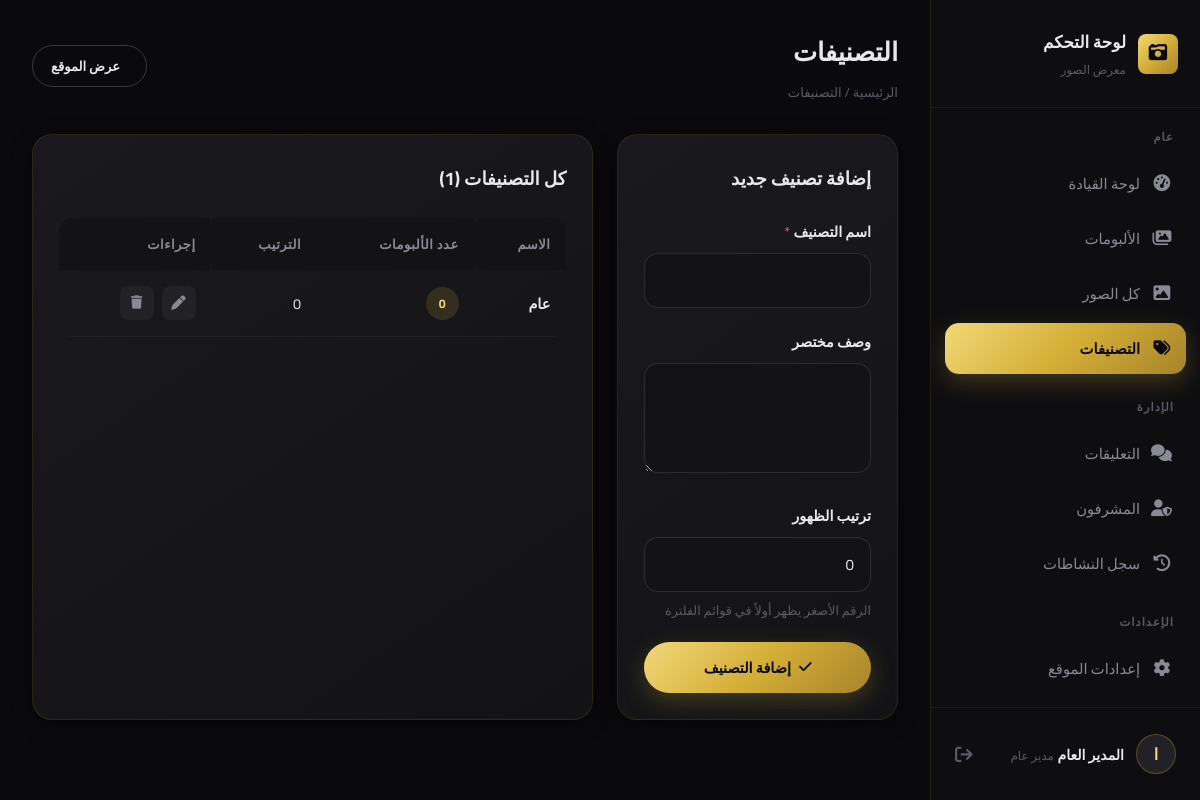
The app's page /admin/categories.php (signed in) with its own data.
### tables this page shows
CREATE TABLE IF NOT EXISTS categories (
    id INT AUTO_INCREMENT PRIMARY KEY,
    name VARCHAR(100) NOT NULL,
    slug VARCHAR(120) NOT NULL UNIQUE,
    description TEXT DEFAULT NULL,
    sort_order INT DEFAULT 0,
    created_at DATETIME DEFAULT CURRENT_TIMESTAMP
);

### config/database.php (called while the page is built, shortened)
<?php
class Database
{
    private static ?PDO $instance = null;
    public static function getInstance(): PDO
    {
        if (self::$instance === null) {
            try {
                $dsn = "mysql:host=" . DB_HOST . ";dbname=" . DB_NAME . ";charset=" . DB_CHARSET;
                $options = [
                    PDO::ATTR_ERRMODE => PDO::ERRMODE_EXCEPTION,
                    PDO::ATTR_DEFAULT_FETCH_MODE => PDO::FETCH_ASSOC,
                    PDO::ATTR_EMULATE_PREPARES => false,
                ];
                self::$instance = new PDO($dsn, DB_USER, DB_PASS, $options);
            } catch (PDOException $e) {
                die('فشل الاتصال بقاعدة البيانات: ' . $e->getMessage());
            }
        }
        return self::$instance;
    }
}

### includes/functions.php (called while the page is built, shortened)
<?php
require_once __DIR__ . '/../config/database.php';
function e(string $string): string
{
    return htmlspecialchars($string, ENT_QUOTES, 'UTF-8');
}
function getCurrentAdmin(): ?array
{
    $db = Database::getInstance();
    $stmt = $db->prepare('SELECT * FROM admins WHERE id = ? AND is_active = 1');
    $stmt->execute([$_SESSION['admin_id']]);
    $admin = $stmt->fetch();
    return $admin ?: null;
}
function hasPermission(string $permissionKey): bool
{
    $admin = getCurrentAdmin();
    if ($admin['role'] === 'super_admin') {
        return true;
    }
    $db = Database::getInstance();
    $stmt = $db->prepare('SELECT COUNT(*) as cnt FROM admin_permissions WHERE admin_id = ? AND permission_key = ?');
    $stmt->execute([$admin['id'], $permissionKey]);
    $result = $stmt->fetch();
    return $result['cnt'] > 0;
}

### includes/permissions.php (called while the page is built, shortened)
<?php
function roleLabel(string $role): string
{
    return match ($role) {
        'super_admin' => 'مدير عام',
        'admin' => 'مشرف',
        'editor' => 'محرر',
        default => $role,
    };
}

### admin/categories.php (the view, shortened to what this page needs)
<?php
require_once __DIR__ . '/../includes/functions.php';
require_once __DIR__ . '/../includes/permissions.php';
$db = Database::getInstance();
$editCategory = null;
$categories = $db->query('
    SELECT c.*, (SELECT COUNT(*) FROM albums WHERE category_id = c.id) as albums_count
    FROM categories c
    ORDER BY c.sort_order ASC, c.name ASC
')->fetchAll();
$pageTitle = 'التصنيفات';
$breadcrumb = 'الرئيسية / التصنيفات';
require_once __DIR__ . '/includes/admin-header.php';
?>
<div style="display:grid;grid-template-columns:1fr 2fr;gap:24px;">
    <div class="card">
        <div class="card-header">
            <span class="card-title"><?= $editCategory ? 'تعديل التصنيف' : 'إضافة تصنيف جديد' ?></span>
        </div>
        <form method="post">
            <div class="form-group">
                <label class="form-label">اسم التصنيف <span class="required">*</span></label>
                <input type="text" name="name" class="form-control" required value="<?= e($editCategory['name'] ?? '') ?>">
            </div>
            <div class="form-group">
                <label class="form-label">وصف مختصر</label>
                <textarea name="description" class="form-control"><?= e($editCategory['description'] ?? '') ?></textarea>
            </div>
            <div class="form-group">
                <label class="form-label">ترتيب الظهور</label>
                <input type="number" name="sort_order" class="form-control" value="<?= (int) ($editCategory['sort_order'] ?? 0) ?>">
                <p class="form-hint">الرقم الأصغر يظهر أولاً في قوائم الفلترة</p>
            </div>
            <button type="submit" class="btn btn-primary btn-block">
                <i class="fa-solid fa-check"></i> <?= $editCategory ? 'حفظ التعديلات' : 'إضافة التصنيف' ?>
            </button>
        </form>
    </div>
    <div class="card">
        <div class="card-header">
            <span class="card-title">كل التصنيفات (<?= count($categories) ?>)</span>
        </div>
        <?php if (empty($categories)): ?>
            <div class="empty-state">
                <i class="fa-solid fa-tags"></i>
                <h3>لا توجد تصنيفات بعد</h3>
            </div>
        <?php else: ?>
        <div class="table-wrapper">
            <table>
                <thead>
                    <tr><th>الاسم</th><th>عدد الألبومات</th><th>الترتيب</th><th>إجراءات</th></tr>
                </thead>
                <tbody>
                    <?php foreach ($categories as $cat): ?>
                    <tr>
                        <td><strong><?= e($cat['name']) ?></strong></td>
                        <td><span class="badge badge-gold"><?= (int) $cat['albums_count'] ?></span></td>
                        <td><?= (int) $cat['sort_order'] ?></td>
                        <td>
                            <div class="action-icons">
                                <a href="?edit=<?= (int) $cat['id'] ?>" class="action-icon-btn edit" title="تعديل"><i class="fa-solid fa-pen"></i></a>
                                <form method="post" style="display:inline;">
                                    <button type="button" class="action-icon-btn delete" title="حذف"
                                        data-confirm-delete="هل تريد حذف تصنيف «<?= e($cat['name']) ?>»؟ ستصبح ألبوماته بدون تصنيف.">
                                        <i class="fa-solid fa-trash"></i>
                                    </button>
                                </form>
                            </div>
                        </td>
                    </tr>
                    <?php endforeach; ?>
                </tbody>
            </table>
        </div>
        <?php endif; ?>
    </div>
</div>
<?php require_once __DIR__ . '/includes/admin-footer.php'; ?>

### admin/includes/admin-header.php (shortened to what this page needs)
<?php
$currentAdmin = getCurrentAdmin();
$currentFile = basename($_SERVER['PHP_SELF']);
$pendingCommentsCount = 0;
if (hasPermission('manage_comments')) {
    $pendingCommentsCount = (int) Database::getInstance()
        ->query('SELECT COUNT(*) as cnt FROM comments WHERE is_approved = 0')
        ->fetch()['cnt'];
}
$navItems = [
    'general' => [
        'label' => 'عام',
        'items' => [
            ['file' => 'index.php', 'icon' => 'fa-gauge-high', 'label' => 'لوحة القيادة', 'perm' => null],
            ['file' => 'albums.php', 'icon' => 'fa-images', 'label' => 'الألبومات', 'perm' => 'manage_albums', 'match' => ['albums.php', 'album-edit.php', 'album-photos.php']],
            ['file' => 'photos.php', 'icon' => 'fa-image', 'label' => 'كل الصور', 'perm' => 'manage_albums'],
            ['file' => 'categories.php', 'icon' => 'fa-tags', 'label' => 'التصنيفات', 'perm' => 'manage_categories'],
        ]
    ],
    'management' => [
        'label' => 'الإدارة',
        'items' => [
            ['file' => 'comments.php', 'icon' => 'fa-comments', 'label' => 'التعليقات', 'perm' => 'manage_comments', 'badge' => $pendingCommentsCount],
            ['file' => 'admins.php', 'icon' => 'fa-user-shield', 'label' => 'المشرفون', 'perm' => 'manage_admins', 'match' => ['admins.php', 'admin-edit.php']],
            ['file' => 'activity-log.php', 'icon' => 'fa-clock-rotate-left', 'label' => 'سجل النشاطات', 'perm' => 'view_activity_log'],
        ]
    ],
    'settings' => [
        'label' => 'الإعدادات',
        'items' => [
            ['file' => 'settings.php', 'icon' => 'fa-gear', 'label' => 'إعدادات الموقع', 'perm' => 'manage_settings'],
            ['file' => 'appearance.php', 'icon' => 'fa-palette', 'label' => 'المظهر والتصميم', 'perm' => 'manage_settings'],
            ['file' => 'profile.php', 'icon' => 'fa-id-card', 'label' => 'الملف الشخصي', 'perm' => null],
        ]
    ],
];
?>
<!DOCTYPE html>
<html lang="ar" dir="rtl">
<head>
    <link rel="stylesheet" href="../assets/css/admin.css">
    <link rel="stylesheet" href="https://cdnjs.cloudflare.com/ajax/libs/font-awesome/6.5.1/css/all.min.css">
</head>
<body>
<div class="admin-layout">
    <aside class="admin-sidebar">
        <div class="sidebar-brand">
            <span class="sidebar-brand-icon"><i class="fa-solid fa-camera-retro"></i></span>
            <span class="sidebar-brand-text">
                لوحة التحكم
                <small>معرض الصور</small>
            </span>
        </div>
        <nav class="sidebar-nav">
            <?php foreach ($navItems as $group): ?>
                <div class="sidebar-nav-group">
                    <div class="sidebar-nav-label"><?= e($group['label']) ?></div>
                    <?php foreach ($group['items'] as $item): ?>
                        <?php if ($item['perm'] === null || hasPermission($item['perm'])): ?>
                            <?php $matchFiles = $item['match'] ?? [$item['file']]; ?>
                            <a href="<?= e($item['file']) ?>" class="sidebar-nav-item <?= in_array($currentFile, $matchFiles, true) ? 'active' : '' ?>">
                                <i class="fa-solid <?= e($item['icon']) ?>"></i>
                                <span><?= e($item['label']) ?></span>
                            </a>
                        <?php endif; ?>
                    <?php endforeach; ?>
                </div>
            <?php endforeach; ?>
        </nav>
        <div class="sidebar-footer">
            <div class="sidebar-user">
                <span class="sidebar-user-avatar">
                    <?php if (!empty($currentAdmin['avatar'])): ?>
                        <img src="<?= UPLOAD_URL . e($currentAdmin['avatar']) ?>" alt="" style="width:100%;height:100%;border-radius:50%;object-fit:cover;">
                    <?php else: ?>
                        <?= e(mb_substr($currentAdmin['full_name'] ?? $currentAdmin['username'], 0, 1)) ?>
                    <?php endif; ?>
                </span>
                <span class="sidebar-user-info">
                    <span class="sidebar-user-name"><?= e($currentAdmin['full_name'] ?: $currentAdmin['username']) ?></span>
                    <span class="sidebar-user-role"><?= e(roleLabel($currentAdmin['role'])) ?></span>
                </span>
                <a href="logout.php" class="sidebar-logout" title="تسجيل الخروج" data-confirm-delete="هل تريد تسجيل الخروج من لوحة التحكم؟">
                    <i class="fa-solid fa-arrow-right-from-bracket"></i>
                </a>
            </div>
        </div>
    </aside>
    <main class="admin-main">
        <div class="admin-topbar">
            <div style="display:flex;align-items:center;gap:14px;">
                <div class="admin-page-title">
                    <?= e($pageTitle ?? 'لوحة التحكم') ?>
                    <?php if (!empty($breadcrumb)): ?>
                        <span class="breadcrumb"><?= $breadcrumb ?></span>
                    <?php endif; ?>
                </div>
            </div>
            <a href="<?= SITE_URL ?>/index.php" target="_blank" class="btn btn-outline btn-sm">
                <i class="fa-solid fa-arrow-up-left-from-square"></i> عرض الموقع
            </a>
        </div>

### records on screen
categories: name "عام", albums_count "0", sort_order "0"

### other values on screen
$group['label'] "عام"
$item['label'] "لوحة القيادة"
$item['label'] "الألبومات"
$item['label'] "كل الصور"
$item['label'] "التصنيفات"
$group['label'] "الإدارة"
$item['label'] "التعليقات"
$item['label'] "المشرفون"
$item['label'] "سجل النشاطات"
$group['label'] "الإعدادات"
$item['label'] "إعدادات الموقع"
$currentAdmin['full_name'] ?: $currentAdmin['username'] "المدير العام"
roleLabel($currentAdmin['role']) "مدير عام"
$pageTitle "التصنيفات"
$breadcrumb "الرئيسية / التصنيفات"
